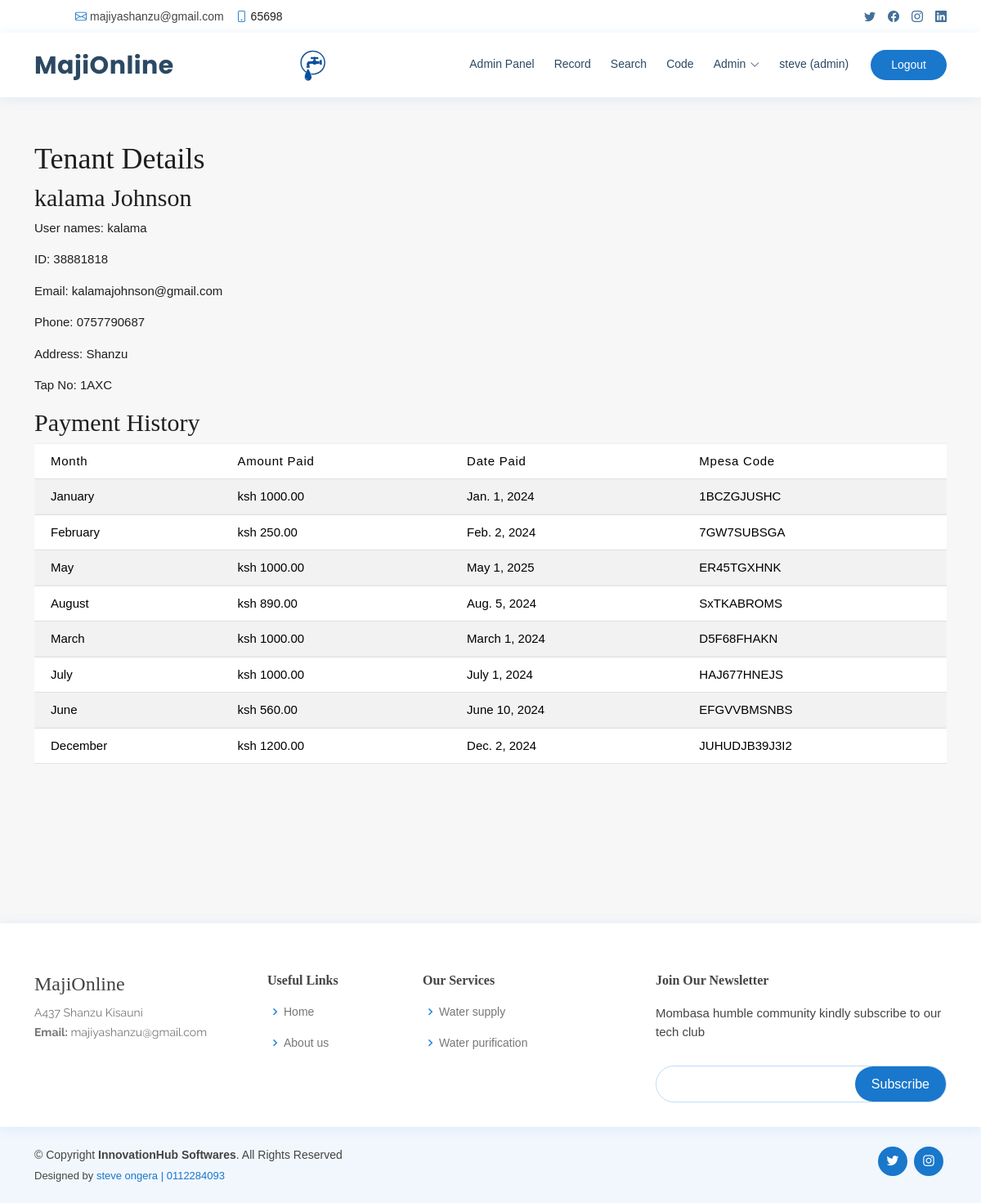
The app's page /tenant/1/ (signed in) with its own data.
### Record/models.py (models this page shows, shortened)
class Profile(models.Model):
    USER_TYPE_CHOICES = [
        ('guest', 'Guest'),
        ('admin', 'Admin'),
        ('developer', 'Developer'),
    ]
    user = models.OneToOneField(User, on_delete=models.CASCADE)
    user_type = models.CharField(max_length=20, choices=USER_TYPE_CHOICES)

class Tenant(models.Model):
    user_name = models.CharField(max_length=100)
    identification_number = models.CharField(max_length=20, unique=True)
    first_name = models.CharField(max_length=100)
    last_name = models.CharField(max_length=100)
    email = models.EmailField()
    phone = models.CharField(max_length=20)
    address = models.TextField()
    avatar = models.ImageField(upload_to='media', default='media/avatar.svg')
    house = models.ForeignKey(House,  on_delete=models.CASCADE)
    tap_no = models.CharField(max_length=100 , null=True, blank=True)

class Payment(models.Model):
    tenant = models.ForeignKey(Tenant, on_delete=models.CASCADE)
    month = models.ForeignKey(Month, on_delete=models.CASCADE)
    amount = models.DecimalField(max_digits=10, decimal_places=2)
    mpesa_code=models.CharField(max_length=100)
    date_paid = models.DateField()
    class Meta:
        unique_together = ('tenant', 'month')

class Month(models.Model):
    TERM_CHOICES = [
        ('January', 'January'),
        ('February', 'February'),
        ('March', 'March'),
        ('April', 'April'),
        ('May', 'May'),
        ('June', 'June'),
        ('July', 'July'),
        ('August', 'August'),
        ('September', 'September'),
        ('October', 'October'),
        ('November', 'November'),
        ('December', 'December'),
    ]
    name = models.CharField(max_length=10, choices=TERM_CHOICES)
    start_date = models.DateField()
    end_date = models.DateField()

### Record/views.py (the view)
# urls.py: path('tenant/<int:tenant_id>/', views.tenant_detail, name='tenant_detail'),
@login_required
@user_passes_test(is_admin_or_developer)
def tenant_detail(request, tenant_id):
    tenant = get_object_or_404(Tenant, id=tenant_id)
    payments = Payment.objects.filter(tenant=tenant)
    context = {
        'tenant': tenant,
        'payments': payments,
    }
    return render(request, 'tenant_detail.html', context)

### Record/views.py (called while the page is built)
def is_admin_or_developer(user):
    return user.profile.user_type in ['admin', 'developer']

### templates/tenant_detail.html (shortened to what this page needs)
{% extends 'base.html' %}
{% load static %}
{% block content %}
<link href="{% static 'assets/css/style2.css'%}" rel="stylesheet">
<br>
<br>
<br>
<br>
<br>
<main id="main" class="main">
    <section class="section">
        <div class="container">
                <h1>Tenant Details</h1>
                <h2>{{ tenant.first_name }} {{ tenant.last_name }}</h2>
                <p>User names: {{ tenant.user_name }}</p>
                <p>ID: {{ tenant.identification_number }}</p>
                <p>Email: {{ tenant.email }}</p>
                <p>Phone: {{ tenant.phone }}</p>
                <p>Address: {{ tenant.address }}</p>
                <p>Tap No: {{ tenant.tap_no }}</p>
                <div class="row">
                    <div class="col-md-12">
                        <div class="table-responsive">
                            <h2>Payment History</h2>
                            <table class="table table-striped custom-table mb-0 datatable">
                                <thead>
                                    <tr>
                                        <th>Month</th>
                                        <th>Amount Paid</th>
                                        <th>Date Paid</th>
                                        <th>Mpesa Code</th>
                                    </tr>
                                </thead>
                                <tbody>
                                    {% for payment in payments %}
                                    <tr>
                                        <td>{{ payment.month.name }}</td>
                                        <td>ksh {{ payment.amount }}</td>
                                        <td>{{ payment.date_paid }}</td>
                                        <td>{{ payment.mpesa_code }}</td>
                                    </tr>
                                    {% empty %}
                                    <tr>
                                        <td colspan="3">No payments found.</td>
                                    </tr>
                                    {% endfor %}
                                </tbody>
                            </table>
                        </div>
                    </div>
                </div>
     </section>
</main>
{% endblock %}

### templates/navbar.html (shortened to what this page needs)
{% load static %}
<div id="topbar" class="d-flex align-items-center fixed-top">
    <div class="container d-flex justify-content-between">
      <div class="contact-info d-flex align-items-center">
        <i class="bi bi-envelope"></i> <a href="mailto:majiyashanzu@gmail.com">majiyashanzu@gmail.com</a>
        <i class="bi bi-phone"></i> 65698
      </div>
      <div class="d-none d-lg-flex social-links align-items-center">
        <a href="#" class="twitter"><i class="bi bi-twitter"></i></a>
        <a href="#" class="facebook"><i class="bi bi-facebook"></i></a>
        <a href="#" class="instagram"><i class="bi bi-instagram"></i></a>
        <a href="#" class="linkedin"><i class="bi bi-linkedin"></i></i></a>
      </div>
    </div>
  </div>
  <header id="header" class="fixed-top">
    <div class="container d-flex align-items-center">
      <h1 class="logo me-auto"><a href="{% url 'home'%}">MajiOnline</a></h1>
      <a href="{% url 'home'%}" class="logo me-auto"><img src="{% static 'assets/img/logotap.png'%}" alt="xx" class="img-fluid"></a>
      <nav id="navbar" class="navbar order-last order-lg-0">
        <ul>
          {% if request.user.is_authenticated %}
          {% with profile=request.user.profile %}
          {% if profile.user_type == 'guest' %}
            <li><a class="nav-link scrollto" href="{% url 'dashboard' %}">Dashboard</a></li>
            <li><a class="nav-link scrollto" href="{% url 'maintenance_request_list' %}">Reports</a></li>
            {% elif profile.user_type == 'admin' %}
            <li><a class="nav-link scrollto" href="{% url 'admin_dashboard' %}">Admin Panel</a></li>
            <li> <a class="nav-link scrollto" href="{% url 'payment_status'%}"> Record </a> </li>
            <li> <a class="nav-link scrollto" href="{% url 'search_tenant'%}"> Search  </a> </li>
            <li> <a class="nav-link scrollto" href="{% url 'search_payment'%}"> Code  </a> </li>
            {% elif profile.user_type == 'developer' %}
            <li><a class="nav-link scrollto" href="{% url 'admin_dashboard' %}">Admin Panel</a></li>
            <li> <a class="nav-link scrollto" href="{% url 'payment_status'%}"> Record </a> </li>
            <li> <a class="nav-link scrollto" href="{% url 'search_tenant'%}"> Search  </a> </li>
            {% endif %}
            {% endwith %}
            {% endif %}
            {% if request.user.is_authenticated %}
            {% with profile=request.user.profile %}
            {% if profile.user_type == 'admin' %}
            <li class="dropdown"><a href="#"><span>Admin</span> <i class="bi bi-chevron-down"></i></a>
            </li>
            {% elif profile.user_type == 'guest' %}
            <li class="dropdown"><a href="#"><span>Tenant</span> <i class="bi bi-chevron-down"></i></a>
            </li>
            {% endif %}
            {% endwith %}
            {% endif %}
            {% if user.is_authenticated %}
          <li><a class="nav-link scrollto" href="#">{{ user.username }} ({{ user.profile.user_type }})</a></li>
                {% else %}
                    <li><a  class="getstarted scrollto" href="{% url 'login' %}">Login</a></li>
            {% endif %}
          </ul>
      </nav>
      {% if user.is_authenticated %}
      <a href="{% url 'logout'%}" class="appointment-btn scrollto">Logout</a>
      {% else %}
      <a href="{% url 'register'%}" class="appointment-btn scrollto"><span class="d-none d-md-inline"></span>Register</a>
      {% endif %}
    </div>
  </header>

### static/assets/css/style.css (style rules this page uses)
body { font-family: "Open Sans", sans-serif; color: #444444; }
a { color: #1977cc; text-decoration: none; }
h1, h2, h3, h4, h5, h6 { font-family: "Raleway", sans-serif; }
#topbar { background: #fff; height: 40px; font-size: 14px; transition: all 0.5s; z-index: 996; }
#topbar .contact-info a { line-height: 1; color: #444444; transition: 0.3s; }
#topbar .contact-info i { color: #1977cc; padding-right: 4px; margin-left: 15px; line-height: 0; }
#topbar .contact-info i:first-child { margin-left: 0; }
#topbar .social-links a { color: #437099; padding-left: 15px; display: inline-block; line-height: 1px; transition: 0.3s; }
#topbar .social-links a:first-child { border-left: 0; }
#header { background: #fff; transition: all 0.5s; z-index: 997; padding: 15px 0; top: 40px; box-shadow: 0px 2px 15px rgba(25, 119, 204, 0.1); }
#header .logo { font-size: 30px; margin: 0; padding: 0; line-height: 1; font-weight: 700; letter-spacing: 0.5px; font-family: "Poppins", sans-serif; }
#header .logo a { color: #2c4964; }
#header .logo img { max-height: 40px; }
.appointment-btn { margin-left: 25px; background: #1977cc; color: #fff; border-radius: 50px; padding: 8px 25px; white-space: nowrap; transition: 0.3s; font-size: 14px; display: inline-block; }
.navbar { padding: 0; }
.navbar ul { margin: 0; padding: 0; display: flex; list-style: none; align-items: center; }
.navbar li { position: relative; }
.navbar>ul>li { position: relative; white-space: nowrap; padding: 8px 0 8px 20px; }
.navbar a, .navbar a:focus { display: flex; align-items: center; justify-content: space-between; font-size: 14px; color: #2c4964; white-space: nowrap; transition: 0.3s; border-bottom: 2px solid #fff; padding: 5px 2px; }
.navbar a i, .navbar a:focus i { font-size: 12px; line-height: 0; margin-left: 5px; }
section { padding: 60px 0; overflow: hidden; }

### records on screen
Tenant: first_name "kalama", last_name "Johnson", user_name "kalama", identification_number "38881818", email "kalamajohnson@gmail.com", phone "0757790687", address "Shanzu", tap_no "1AXC"
Payment: month.name "January", amount "1000.00", date_paid "Jan. 1, 2024", mpesa_code "1BCZGJUSHC"
Payment: month.name "February", amount "250.00", date_paid "Feb. 2, 2024", mpesa_code "7GW7SUBSGA"
Payment: month.name "May", amount "1000.00", date_paid "May 1, 2025", mpesa_code "ER45TGXHNK"
Payment: month.name "August", amount "890.00", date_paid "Aug. 5, 2024", mpesa_code "SxTKABROMS"
Payment: month.name "March", amount "1000.00", date_paid "March 1, 2024", mpesa_code "D5F68FHAKN"
Payment: month.name "July", amount "1000.00", date_paid "July 1, 2024", mpesa_code "HAJ677HNEJS"
Payment: month.name "June", amount "560.00", date_paid "June 10, 2024", mpesa_code "EFGVVBMSNBS"
Payment: month.name "December", amount "1200.00", date_paid "Dec. 2, 2024", mpesa_code "JUHUDJB39J3I2"

### other values on screen
{{ user.username }} "steve"
{{ user.profile.user_type }} "admin"
